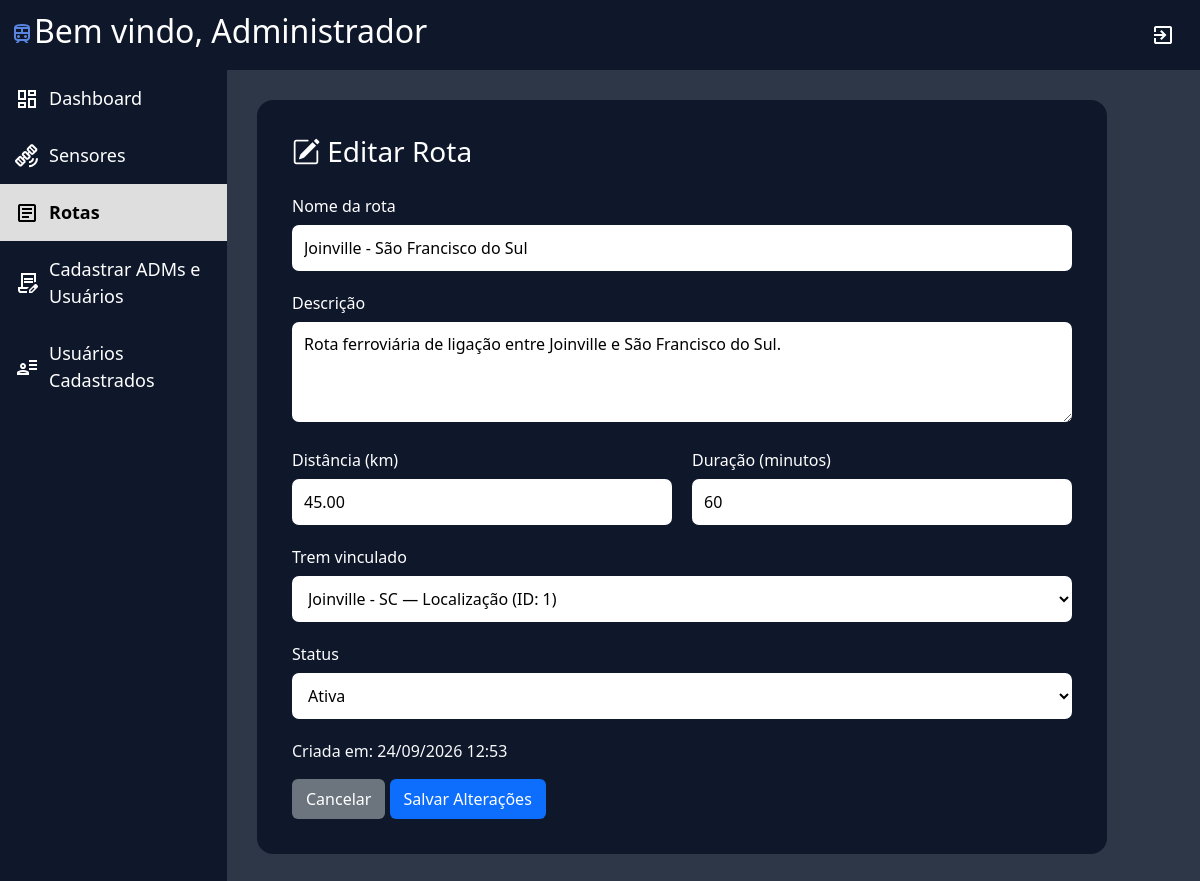
Screenshot of /public/editar_rota.php?id=1 (signed in) with the database file from the repository.
### tables this page shows
CREATE TABLE ROTAS (
    id INT AUTO_INCREMENT PRIMARY KEY,
    nome VARCHAR(200) NOT NULL,
    descricao TEXT NOT NULL,
    distancia_km DECIMAL(10,2) NOT NULL,
    trem_id INT NOT NULL,
    duracao_min INT NOT NULL,
    data_criacao DATETIME NOT NULL DEFAULT CURRENT_TIMESTAMP,
    status ENUM('Ativa', 'Inativa', 'Manutenção') NOT NULL DEFAULT 'Ativa',
    CONSTRAINT fk_rotas_trens
        FOREIGN KEY (trem_id) REFERENCES TRENS(id)
        ON DELETE RESTRICT ON UPDATE CASCADE
);

CREATE TABLE TRENS (
    id INT AUTO_INCREMENT PRIMARY KEY,
    localizacao VARCHAR(150) NOT NULL,
    tipo_de_dado VARCHAR(50) NOT NULL,
    horario TIME NULL,
    status ENUM('Ativo', 'Inativo', 'Manutenção', 'Alerta') NOT NULL DEFAULT 'Ativo',
    usuario_id INT NULL,
    CONSTRAINT fk_trens_usuario
        FOREIGN KEY (usuario_id) REFERENCES USUARIO(id)
        ON DELETE SET NULL ON UPDATE CASCADE
);

### infra/seguranca.php (called while the page is built, shortened)
<?php
function e(string $valor): string
{
    return htmlspecialchars(
        $valor,
        ENT_QUOTES,
        'UTF-8'
    );
}

### public/editar_rota.php (the view, shortened to what this page needs)
<?php
require_once "../infra/seguranca.php";
require_once "../infra/conexao.php";
$id = filter_input(INPUT_GET, "id", FILTER_VALIDATE_INT);
$stmt = $conexao->prepare("SELECT id, nome, descricao, distancia_km, trem_id, duracao_min, data_criacao, status FROM ROTAS WHERE id = ?");
$stmt->bind_param("i", $id);
$stmt->execute();
$rota = $stmt->get_result()->fetch_assoc();
$trens = $conexao->query("SELECT id, localizacao, tipo_de_dado FROM TRENS ORDER BY localizacao ASC");
?>
<!DOCTYPE html>
<html lang="pt-br">
<head>
    <link rel="stylesheet" href="../assets/style/style.css">
    <link href="https://cdn.jsdelivr.net/npm/bootstrap@5.3.8/dist/css/bootstrap.min.css" rel="stylesheet">
    <link rel="stylesheet" href="https://cdn.jsdelivr.net/npm/bootstrap-icons@1.11.3/font/bootstrap-icons.min.css">
</head>
<body>
<header class="cabecalho"><h2><img src="../assets/icons/TREM_AZUL.svg" alt="">Bem vindo, Administrador</h2><a href="../logout.php"><img src="../assets/icons/exit.svg" class="item" alt="Sair"></a></header>
<div class="layout">
    <aside class="menu-lateral">
        <a href="tela_inicial.php" class="item"><img src="../assets/icons/dashboard_branco.svg" alt="">Dashboard</a>
        <a href="gerenciar_sensores.php" class="item"><img src="../assets/icons/sensor_branco.svg" alt="">Sensores</a>
        <a href="rotas.php" class="item ativo"><img src="../assets/icons/relatorio_preto.svg" alt="">Rotas</a>
        <a href="cadastro_admin.php" class="item"><img src="../assets/icons/cadastrar_branco.svg" alt="">Cadastrar ADMs e Usuários</a>
        <a href="usuarios_cadastrados.php" class="item"><img src="../assets/icons/usuarios_branco.svg" alt="">Usuários Cadastrados</a>
    </aside>
    <main class="conteudo">
        <div class="formulario-rota">
            <h3><i class="bi bi-pencil-square"></i> Editar Rota</h3>
            <form method="POST" action="atualizar_rota.php">
                <div class="grupo-input"><label for="nome">Nome da rota</label><input type="text" id="nome" name="nome" maxlength="200" value="<?= e($rota["nome"]) ?>" required></div>
                <div class="grupo-input"><label for="descricao">Descrição</label><textarea id="descricao" name="descricao" required><?= e($rota["descricao"]) ?></textarea></div>
                <div class="linha-formulario">
                    <div class="grupo-input"><label for="distancia_km">Distância (km)</label><input type="number" id="distancia_km" name="distancia_km" min="0.01" step="0.01" value="<?= e($rota["distancia_km"]) ?>" required></div>
                    <div class="grupo-input"><label for="duracao_min">Duração (minutos)</label><input type="number" id="duracao_min" name="duracao_min" min="1" step="1" value="<?= (int) $rota["duracao_min"] ?>" required></div>
                </div>
                <div class="grupo-input"><label for="trem_id">Trem vinculado</label><select id="trem_id" name="trem_id" required>
                    <?php if ($trens): while ($trem = $trens->fetch_assoc()): ?>
                        <option value="<?= (int) $trem["id"] ?>" <?= (int) $rota["trem_id"] === (int) $trem["id"] ? "selected" : "" ?>><?= e($trem["localizacao"]) ?> — <?= e($trem["tipo_de_dado"]) ?> (ID: <?= (int) $trem["id"] ?>)</option>
                    <?php endwhile; endif; ?>
                </select></div>
                <div class="grupo-input"><label for="status">Status</label><select id="status" name="status" required>
                    <option value="Ativa" <?= $rota["status"] === "Ativa" ? "selected" : "" ?>>Ativa</option>
                </select></div>
                <p class="text-light">Criada em: <?= date("d/m/Y H:i", strtotime($rota["data_criacao"])) ?></p>
                <div class="mt-3"><a href="rotas.php" class="botao_cancelar">Cancelar</a> <button type="submit" class="btn-salvar">Salvar Alterações</button></div>
            </form>
        </div>
    </main>
</div>
</body>
</html>

### assets/style/style.css (style rules this page uses)
* { box-sizing: border-box; }
body { margin: 0; background-color: #2e3747 !important; color: white; overflow-x: hidden; }
.cabecalho { display: flex; justify-content: space-between; align-items: center; background-color: #0f172a; padding: 10px; height: 70px; color: white; width: 100%; }
.layout { display: flex; width: 100%; min-height: calc(100vh - 70px); }
.menu-lateral { width: 227px; min-width: 207px; flex-shrink: 0; background-color: #0f172a; }
.item { width: 100%; padding: 15px; font-size: 18px; cursor: pointer; display: flex; align-items: center; gap: 10px; text-decoration: none; color: white; box-sizing: border-box; }
.item.ativo { background-color: #dedede; font-weight: bold; color: black; }
.conteudo { flex: 1; min-width: 0; width: calc(100% - 207px); padding: 25px; background-color: #2e3747 !important; }
.conteudo { flex: 1; min-width: 0; padding: 30px; background-color: #2e3747 !important; }
.grupo-input { width: 100%; margin-bottom: 20px; }
.grupo-input label { display: block; color: white; margin-bottom: 7px; }
.grupo-input input, .grupo-input select { width: 100%; height: 46px; border: none; border-radius: 7px; padding: 0 12px; background: white; }
.botao_cancelar { border: none; padding: 8px 14px; border-radius: 6px; background: #6c757d; color: white; text-decoration: none; }
.btn-salvar { border: none; padding: 8px 14px; border-radius: 6px; background: #0d6efd; color: white; }

### public/editar_rota.php (style rules this page uses)
.formulario-rota { width:100%;max-width:850px;background:#0f172a;padding:35px;border-radius:16px }
.formulario-rota h3 { color:white;margin-bottom:25px }
.linha-formulario { display:flex;gap:20px }
.grupo-input { width:100%;margin-bottom:20px }
.grupo-input label { display:block;color:white;margin-bottom:7px }
.grupo-input input,.grupo-input select,.grupo-input textarea { width:100%;border:none;border-radius:7px;padding:10px 12px }
.grupo-input input,.grupo-input select { height:46px }
.grupo-input textarea { min-height:100px;resize:vertical }
.botao_cancelar,.btn-salvar { border:none;padding:8px 14px;border-radius:6px;color:white;text-decoration:none;display:inline-block }
.botao_cancelar { background:#6c757d }
.btn-salvar { background:#0d6efd }

### rows the page displays
rotas: nome "Joinville - São Francisco do Sul", descricao "Rota ferroviária de ligação entre Joinville e São Francisco do Sul.", distancia_km "45.00", duracao_min "60", trem_id "Joinville - SC — Localização (ID: 1)", status "Ativa", data_criacao "24/09/2026 12:53"
